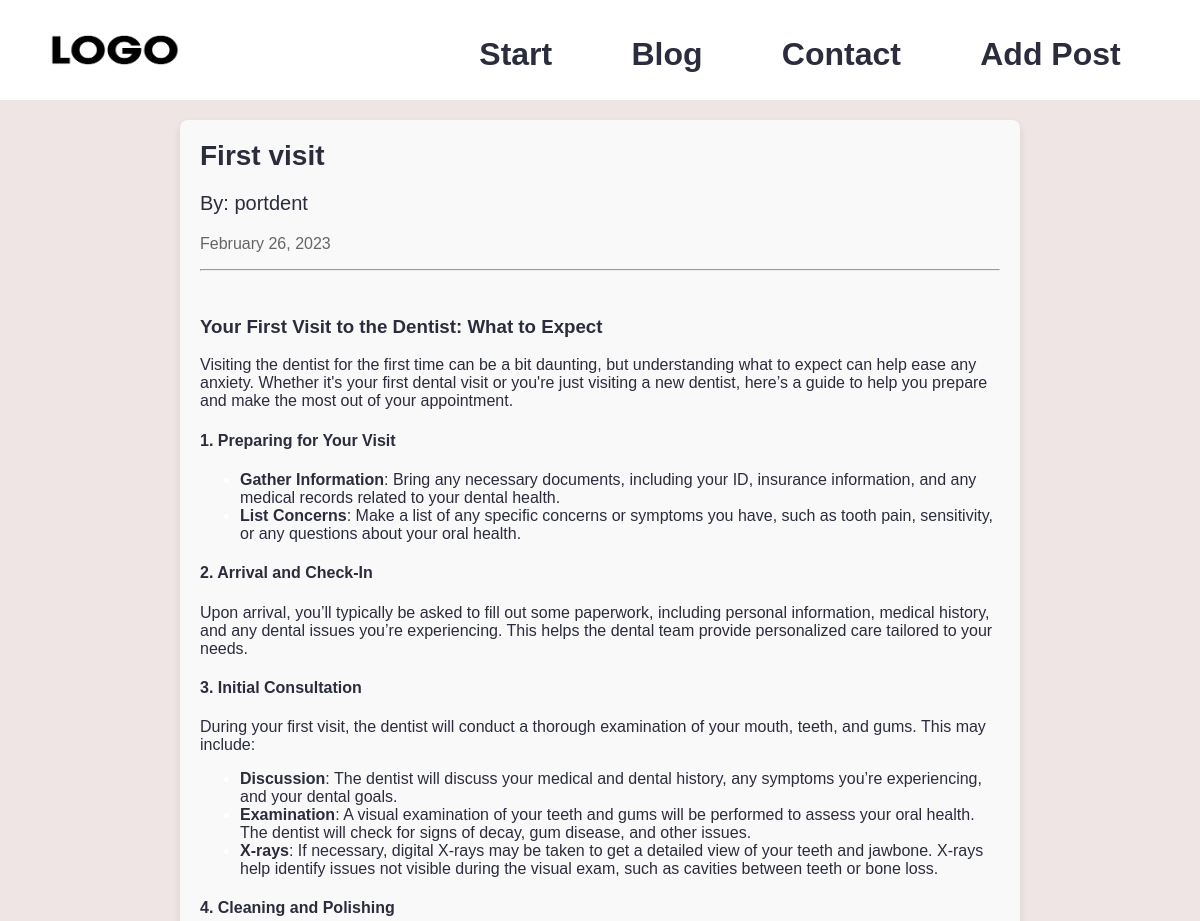
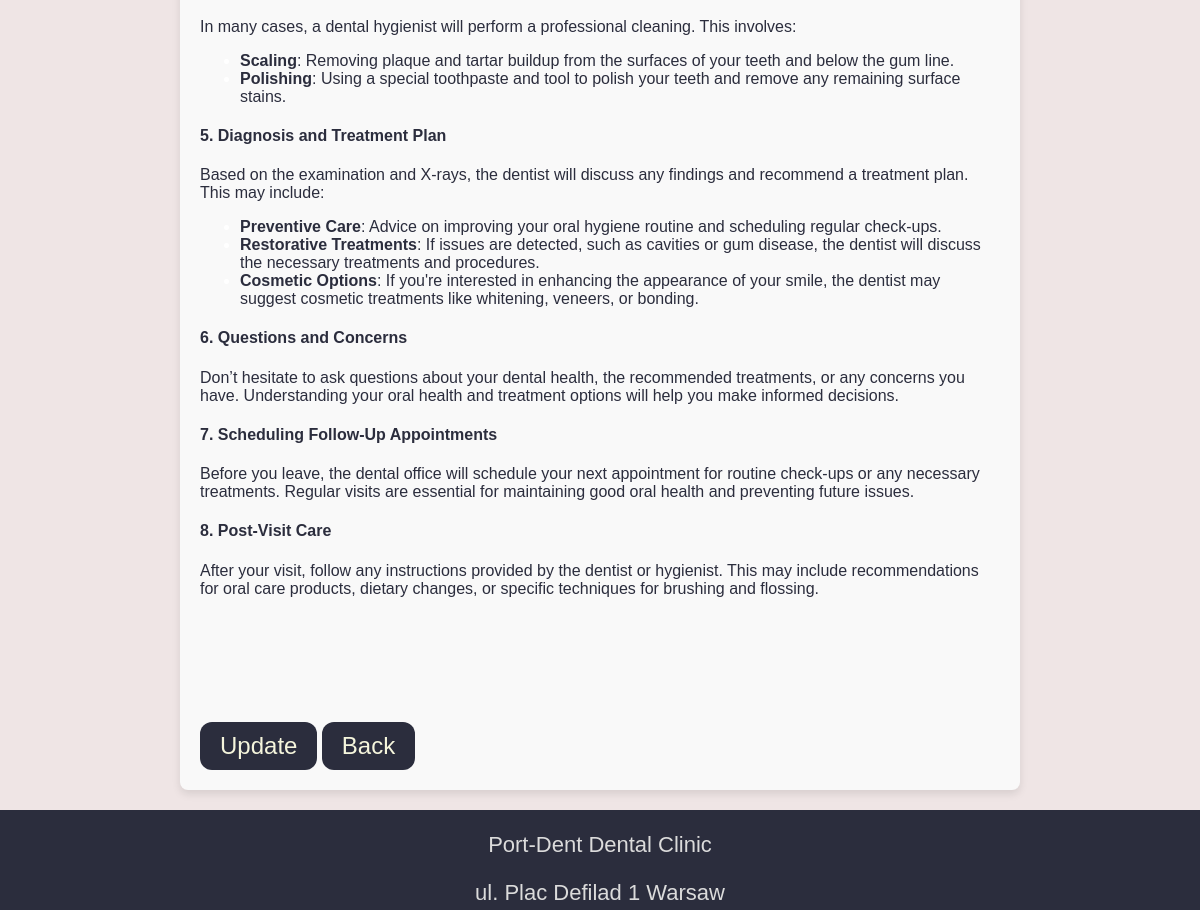
Page /PortDent/article/6 on the committed database (2 pictures, top to bottom).
### portdent_app/models.py (models this page shows, shortened)
class Post(models.Model):
    title = models.CharField(max_length=250)
    author = models.ForeignKey(User, on_delete=models.DO_NOTHING)
    cover_pic = models.ImageField(upload_to='cover_pic', blank=False)
    body = RichTextField(blank=False, null=False)
    created_at = models.DateTimeField(auto_now_add=True)

### portdent_app/views.py (the view)
# urls.py: path('article/<int:pk>', views.PostDetails.as_view(), name='post-detail'),
class PostDetails(DetailView):
    model = Post
    template_name = 'portdent_app/details.html'

### templates/portdent_app/details.html
{% extends 'portdent_app/base.html' %}
{% load static %}
{% block blody_block %}
<div class="post-body">
    <h2 class="posttitle">{{ post.title }}</h2>
    <p class="post-author">By: {{ post.author }}</p>
    <p class="post-date">{{ post.created_at|date:"F j, Y" }}</p>
    <hr>
    <br/>
        {{ post.body|safe }}
    <br/>
    <br/>
    <br/>
    <a href="{% url 'portdent_app:update-post' post.pk %}"><button class="button" type="button">Update</button></a>
    <a href="{% url 'portdent_app:blog' %}"><button class="button" type="button">Back</button></a>
</div>
{% endblock %}

### static/css/styles.css (style rules this page uses)
body { font-family: Arial, sans-serif; margin: 0; padding: 0; box-sizing: border-box; color: #2b2d3d; background-color: rgb(239, 229, 229); }
.button { text-align: center; font-size: 24px; padding: 10px 20px; background-color: rgb(43, 45, 61); color: beige; transition-duration: 0.4s; cursor: pointer; border-radius: 12px; border: none; margin-top: 20px; }
ul li::marker { color: white; }
.posttitle { font-size: 28px; margin: 0; }
.post-date { font-size: 16px; color: #666; }
.post-author { font-size: 20px; }
.post-body { background-color: #f9f9f9; padding: 20px; border-radius: 8px; box-shadow: 0 4px 8px rgba(0, 0, 0, 0.1); margin: 20px auto; max-width: 800px; }

### rows in the picture
Post: title "First visit", author "portdent", created_at "February 26, 2023", body "Your First Visit to the Dentist: What to Expect Visiting the dentist for the first time can be a bit daunting, but understanding what to expect can help ease any anxiety. Whether it's your first dental visit or you're just visiting a new dentist, here’s a guide to help you prepare and make the most out of your appointment. 1. Preparing for Your Visit Gather Information : Bring any necessary documents, including your ID, insurance information, and any medical records related to your dental health. List Concerns : Make a list of any specific concerns or symptoms you have, such as tooth pain, sensitivity, or any questions about your oral health. 2. Arrival and Check-In Upon arrival, you’ll…"
